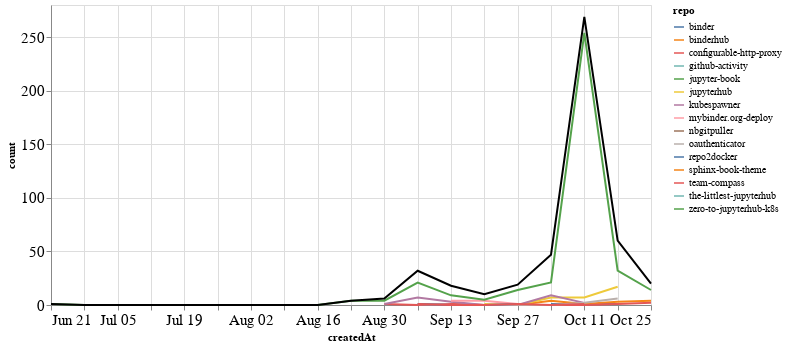

Notebook cell for this chart:
### Markdown cell above
## Comments

### Code cell
comments_time = comments.groupby('repo').resample('W', on='createdAt').count()['author'].reset_index()
comments_time = comments_time.rename(columns={'author': 'count'})
comments_time_total = comments_time.groupby('createdAt').agg({"count": "sum"}).reset_index()
ch1 = alt.Chart(comments_time, width=600).mark_line().encode(
    x='createdAt',
    y='count',
    color='repo',
    tooltip="repo"
)

ch2 = alt.Chart(comments_time_total, width=600).mark_line(color="black").encode(
    x='createdAt',
    y='count',
)

ch1 + ch2

### Figure 1 — Vega-Lite specification as saved in the notebook (floating-point values rounded to 4 significant figures)
{"config": {"axisLeft": {"labelFontSize": 15}, "axisBottom": {"labelFontSize": 15}}, "layer": [{"data": {"name": "data-0047a0fde1cbeeabf2863d52f4b4cfdc"}, "mark": "line", "encoding": {"color": {"type": "nominal", "field": "repo"}, "tooltip": {"type": "nominal", "field": "repo"}, "x": {"type": "temporal", "field": "createdAt"}, "y": {"type": "quantitative", "field": "count"}}, "width": 600}, {"data": {"name": "data-0c0f9652e78050f2aa8651677416349e"}, "mark": {"type": "line", "color": "black"}, "encoding": {"x": {"type": "temporal", "field": "createdAt"}, "y": {"type": "quantitative", "field": "count"}}, "width": 600}], "$schema": "https://vega.github.io/schema/vega-lite/v4.8.1.json", "datasets": {"data-0047a0fde1cbeeabf2863d52f4b4cfdc": [{"repo": "binder", "createdAt": "2020-10-04T00:00:00", "count": 1}, {"repo": "binder", "createdAt": "2020-10-11T00:00:00", "count": 1}, {"repo": "binder", "createdAt": "2020-10-18T00:00:00", "count": 1}, {"repo": "binderhub", "createdAt": "2020-09-13T00:00:00", "count": 1}, {"repo": "binderhub", "createdAt": "2020-09-20T00:00:00", "count": 0}, {"repo": "binderhub", "createdAt": "2020-09-27T00:00:00", "count": 0}, {"repo": "binderhub", "createdAt": "2020-10-04T00:00:00", "count": 4}, {"repo": "binderhub", "createdAt": "2020-10-11T00:00:00", "count": 1}, {"repo": "binderhub", "createdAt": "2020-10-18T00:00:00", "count": 3}, {"repo": "binderhub", "createdAt": "2020-10-25T00:00:00", "count": 4}, {"repo": "configurable-http-proxy", "createdAt": "2020-08-30T00:00:00", "count": 1}, {"repo": "configurable-http-proxy", "createdAt": "2020-09-06T00:00:00", "count": 0}, {"repo": "configurable-http-proxy", "createdAt": "2020-09-13T00:00:00", "count": 1}, {"repo": "configurable-http-proxy", "createdAt": "2020-09-20T00:00:00", "count": 0}, {"repo": "configurable-http-proxy", "createdAt": "2020-09-27T00:00:00", "count": 0}, {"repo": "configurable-http-proxy", "createdAt": "2020-10-04T00:00:00", "count": 0}, {"repo": "configurable-http-proxy", "createdAt": "2020-10-11T00:00:00", "count": 0}, {"repo": "configurable-http-proxy", "createdAt": "2020-10-18T00:00:00", "count": 1}, {"repo": "configurable-http-proxy", "createdAt": "2020-10-25T00:00:00", "count": 2}, {"repo": "github-activity", "createdAt": "2020-10-11T00:00:00", "count": 1}, {"repo": "jupyter-book", "createdAt": "2020-10-04T00:00:00", "count": 2}, {"repo": "jupyterhub", "createdAt": "2020-09-20T00:00:00", "count": 1}, {"repo": "jupyterhub", "createdAt": "2020-09-27T00:00:00", "count": 0}, {"repo": "jupyterhub", "createdAt": "2020-10-04T00:00:00", "count": 7}, {"repo": "jupyterhub", "createdAt": "2020-10-11T00:00:00", "count": 7}, {"repo": "jupyterhub", "createdAt": "2020-10-18T00:00:00", "count": 17}, {"repo": "kubespawner", "createdAt": "2020-08-30T00:00:00", "count": 1}, {"repo": "kubespawner", "createdAt": "2020-09-06T00:00:00", "count": 7}, {"repo": "kubespawner", "createdAt": "2020-09-13T00:00:00", "count": 3}, {"repo": "kubespawner", "createdAt": "2020-09-20T00:00:00", "count": 0}, {"repo": "kubespawner", "createdAt": "2020-09-27T00:00:00", "count": 0}, {"repo": "kubespawner", "createdAt": "2020-10-04T00:00:00", "count": 9}, {"repo": "kubespawner", "createdAt": "2020-10-11T00:00:00", "count": 2}, {"repo": "mybinder.org-deploy", "createdAt": "2020-09-13T00:00:00", "count": 4}, {"repo": "mybinder.org-deploy", "createdAt": "2020-09-20T00:00:00", "count": 4}, {"repo": "mybinder.org-deploy", "createdAt": "2020-09-27T00:00:00", "count": 1}, {"repo": "nbgitpuller", "createdAt": "2020-10-04T00:00:00", "count": 3}, {"repo": "oauthenticator", "createdAt": "2020-09-06T00:00:00", "count": 1}, {"repo": "oauthenticator", "createdAt": "2020-09-13T00:00:00", "count": 0}, {"repo": "oauthenticator", "createdAt": "2020-09-20T00:00:00", "count": 0}, {"repo": "oauthenticator", "createdAt": "2020-09-27T00:00:00", "count": 0}, {"repo": "oauthenticator", "createdAt": "2020-10-04T00:00:00", "count": 0}, {"repo": "oauthenticator", "createdAt": "2020-10-11T00:00:00", "count": 2}, {"repo": "oauthenticator", "createdAt": "2020-10-18T00:00:00", "count": 6}, {"repo": "repo2docker", "createdAt": "2020-09-06T00:00:00", "count": 1}, {"repo": "repo2docker", "createdAt": "2020-09-13T00:00:00", "count": 0}, {"repo": "repo2docker", "createdAt": "2020-09-20T00:00:00", "count": 0}, {"repo": "repo2docker", "createdAt": "2020-09-27T00:00:00", "count": 1}, {"repo": "sphinx-book-theme", "createdAt": "2020-09-27T00:00:00", "count": 2}, {"repo": "team-compass", "createdAt": "2020-09-06T00:00:00", "count": 1}, {"repo": "team-compass", "createdAt": "2020-09-13T00:00:00", "count": 0}, {"repo": "team-compass", "createdAt": "2020-09-20T00:00:00", "count": 0}, {"repo": "team-compass", "createdAt": "2020-09-27T00:00:00", "count": 1}, {"repo": "team-compass", "createdAt": "2020-10-04T00:00:00", "count": 0}, {"repo": "team-compass", "createdAt": "2020-10-11T00:00:00", "count": 1}, {"repo": "the-littlest-jupyterhub", "createdAt": "2020-09-06T00:00:00", "count": 1}, {"repo": "zero-to-jupyterhub-k8s", "createdAt": "2020-06-21T00:00:00", "count": 1}, {"repo": "zero-to-jupyterhub-k8s", "createdAt": "2020-06-28T00:00:00", "count": 0}, {"repo": "zero-to-jupyterhub-k8s", "createdAt": "2020-07-05T00:00:00", "count": 0}, {"repo": "zero-to-jupyterhub-k8s", "createdAt": "2020-07-12T00:00:00", "count": 0}, {"repo": "zero-to-jupyterhub-k8s", "createdAt": "2020-07-19T00:00:00", "count": 0}, {"repo": "zero-to-jupyterhub-k8s", "createdAt": "2020-07-26T00:00:00", "count": 0}, {"repo": "zero-to-jupyterhub-k8s", "createdAt": "2020-08-02T00:00:00", "count": 0}, {"repo": "zero-to-jupyterhub-k8s", "createdAt": "2020-08-09T00:00:00", "count": 0}, {"repo": "zero-to-jupyterhub-k8s", "createdAt": "2020-08-16T00:00:00", "count": 0}, {"repo": "zero-to-jupyterhub-k8s", "createdAt": "2020-08-23T00:00:00", "count": 4}, {"repo": "zero-to-jupyterhub-k8s", "createdAt": "2020-08-30T00:00:00", "count": 4}, {"repo": "zero-to-jupyterhub-k8s", "createdAt": "2020-09-06T00:00:00", "count": 21}, {"repo": "zero-to-jupyterhub-k8s", "createdAt": "2020-09-13T00:00:00", "count": 9}, {"repo": "zero-to-jupyterhub-k8s", "createdAt": "2020-09-20T00:00:00", "count": 5}, {"repo": "zero-to-jupyterhub-k8s", "createdAt": "2020-09-27T00:00:00", "count": 14}, {"repo": "zero-to-jupyterhub-k8s", "createdAt": "2020-10-04T00:00:00", "count": 21}, {"repo": "zero-to-jupyterhub-k8s", "createdAt": "2020-10-11T00:00:00", "count": 254}, {"repo": "zero-to-jupyterhub-k8s", "createdAt": "2020-10-18T00:00:00", "count": 32}, {"repo": "zero-to-jupyterhub-k8s", "createdAt": "2020-10-25T00:00:00", "count": 14}], "data-0c0f9652e78050f2aa8651677416349e": [{"createdAt": "2020-06-21T00:00:00", "count": 1}, {"createdAt": "2020-06-28T00:00:00", "count": 0}, {"createdAt": "2020-07-05T00:00:00", "count": 0}, {"createdAt": "2020-07-12T00:00:00", "count": 0}, {"createdAt": "2020-07-19T00:00:00", "count": 0}, {"createdAt": "2020-07-26T00:00:00", "count": 0}, {"createdAt": "2020-08-02T00:00:00", "count": 0}, {"createdAt": "2020-08-09T00:00:00", "count": 0}, {"createdAt": "2020-08-16T00:00:00", "count": 0}, {"createdAt": "2020-08-23T00:00:00", "count": 4}, {"createdAt": "2020-08-30T00:00:00", "count": 6}, {"createdAt": "2020-09-06T00:00:00", "count": 32}, {"createdAt": "2020-09-13T00:00:00", "count": 18}, {"createdAt": "2020-09-20T00:00:00", "count": 10}, {"createdAt": "2020-09-27T00:00:00", "count": 19}, {"createdAt": "2020-10-04T00:00:00", "count": 47}, {"createdAt": "2020-10-11T00:00:00", "count": 269}, {"createdAt": "2020-10-18T00:00:00", "count": 60}, {"createdAt": "2020-10-25T00:00:00", "count": 20}]}}
